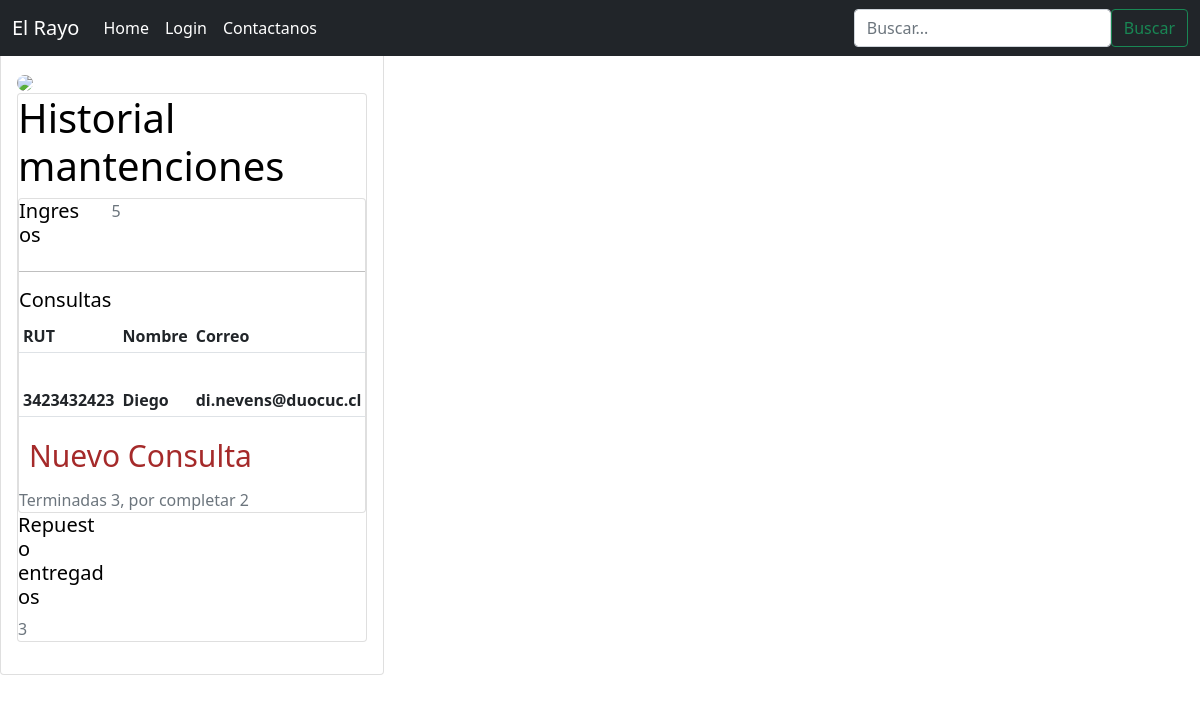
/perfil_cliente, run on the app's committed database.
### core/models.py (models this page shows, shortened)
class Contacto(models.Model):
  rut = models.CharField(max_length = 10, primary_key = True, verbose_name = 'Rut')
  nombre = models.CharField(max_length = 40, verbose_name = 'Nombre')
  correo = models.CharField (max_length = 20, verbose_name = 'Correo')
  mensaje = models.CharField (max_length = 100, null = True, blank = True, verbose_name = 'Mensaje')
  categoria = models.ForeignKey(Categorias, on_delete = models.CASCADE)

### core/views.py (the view)
# urls.py: path('perfil_cliente', perfil_usuario, name="perfil_usuario"),
def perfil_usuario(request,):
    contacto = Contacto.objects.all()
    datos = {
        'contactos': contacto
    }
    return render(request, 'core/perfil_cliente.html', datos)

### core/templates/core/perfil_cliente.html (shortened to what this page needs)
<!DOCTYPE html>
<html>
  <head>
    {% load static %}
    <link href="{% static 'core/css/usuario_estilo.css' %}" rel="stylesheet" />
    <link
      href="https://cdn.jsdelivr.net/npm/bootstrap@5.1.3/dist/css/bootstrap.min.css"
      rel="stylesheet"
    />
  </head>
  <body>
    <header>
      <nav class="navbar navbar-expand-md navbar-dark fixed-top bg-dark">
        <div class="container-fluid">
          <a class="navbar-brand" href="#">El Rayo</a>
          <div class="collapse navbar-collapse" id="navbarCollapse">
            <ul class="navbar-nav me-auto mb-2 mb-md-0">
              <li class="nav-item">
                <a class="nav-link active" aria-current="page" href="{% url 'home' %}">Home</a>
              </li>
              <li class="nav-item">
                <a class="nav-link active" href="#">Login</a>
              </li>
              <li class="nav-item">
                <a class="nav-link active" href="{% url 'form_cliente' %}">Contactanos</a>
              </li>
            </ul>
            <form class="d-flex">
              <input class="form-control" list="datalistOptions" id="exampleDataList" placeholder="Buscar...">
              <button class="btn btn-outline-success" type="submit">
                Buscar
              </button>
            </form>
          </div>
        </div>
      </nav>
    </header>
    <br>
    <br>
        <div class="row">
          <div class="col-md-4 mt-1">
            <div class="card text center sidebar">
              <div class="card-body">
                <img
                  src="{% static 'core/img/usuario_img11.jpg' %}"
                  class="rounded-circle"
                  width="150"
                />
              <div class="card mb-3 content">
                <h1>Historial mantenciones</h1>
                <div class="card body">
                  <div class="row">
                    <div class="col-md-3">
                      <h5>Ingresos</h5>
                    </div>
                    <div class="col-md-9 text-secondary">5</div>
                  </div>
                  <hr />
                  <div class="col-md-12">
                    <h5>Consultas</h5>
                    <div class="table-responsive">
                      <table class="table table-striped table-sm">
                        <thead>
                          <tr>
                            <th scope="col">RUT</th>
                            <th scope="col">Nombre</th>
                            <th scope="col">Correo</th>
                          </tr>
                          {% for co in contactos %}
                          <tr>
                            <th scope="col">{{co.rut}}</th>
                            <th scope="col">{{co.nombre}}</th>
                            <th scope="col">{{co.correo}}</th>
                          </tr>
                          {% endfor %}
                        </thead>
                      </table>
                      <a href="{% url 'form_cliente' %}">Nuevo Consulta</a>
                    </div>
                  </div>
                  <div class="col-md-9 text-secondary">
                    Terminadas 3, por completar 2
                  </div>
                </div>
                <div class="col-md-3">
                  <h5>Repuesto entregados</h5>
                </div>
                <div class="col-md-9 text-secondary">3</div>
              </div>
            </div>
          </div>
        </div>
      </div>
  </body>
</html>

### core/static/core/css/usuario_estilo.css (style rules this page uses)
body { margin-top:20px; background-color: lightcyan; }
.sidebar { background-color: #333; color: black; height: 100%; }
.sidebar a { margin-left: 10px; display: block; color: brown; padding-bottom: 10px; font-size: 30px; text-decoration: none; }
.card { position: relative; display: flex; flex-direction: column; }
.content { background-color: red; }

### data on the page
Contacto: rut "3423432423", nombre "Diego", correo "di.nevens@duocuc.cl"
